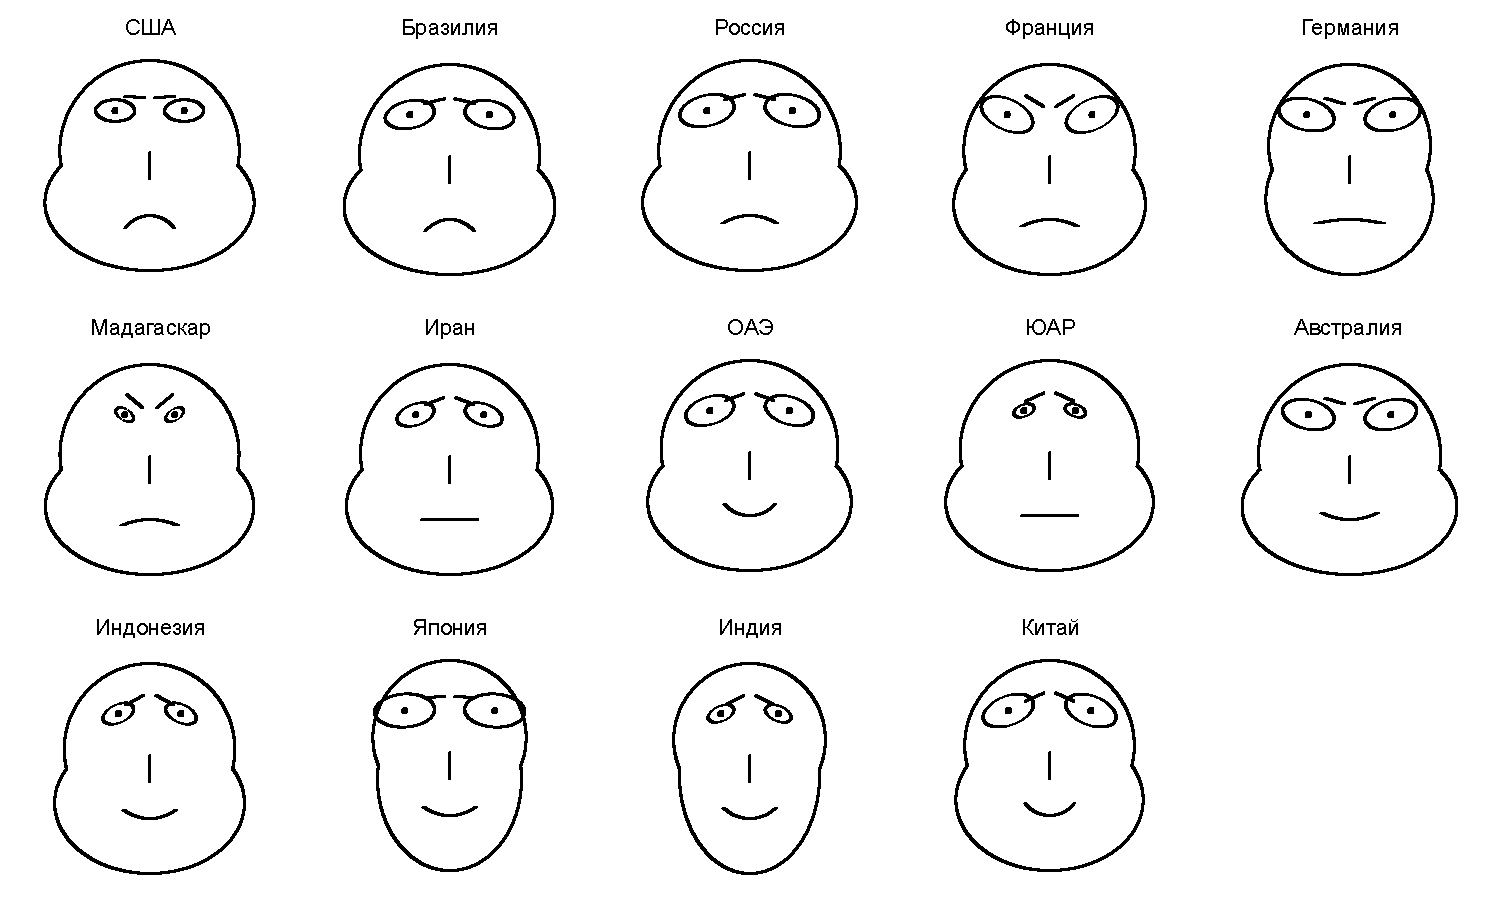

The Python source for this figure:
import chernoff_face
from PIL import Image

dataset_file = open("dataset.csv")
countries = []  # read data from file
dataset = []
for line in dataset_file:
    line = line.split(',')
    countries.append(line[0])
    dataset.append(list(map(float, line[1:5])))

# data normalization
maximums = list(dataset[0])
minimums = list(dataset[0])

for data_line in dataset[1:]:
    for i in range(4):
        maximums[i] = max(maximums[i], data_line[i])
        minimums[i] = min(minimums[i], data_line[i])

for data_line in dataset:
    for i in range(4):
        data_line[i] = (data_line[i] - minimums[i]) / (maximums[i] - minimums[i])

face_parameters = chernoff_face.map_parameters_to_dataset([
    ["-eyes_slant", "eyebrows_slant"],
    ["-mouth_curvature"],
    ["upper_face_eccentricity", "eyes_size"],
    ["-radius_to_corner", "-lower_part_eccentricity"]], dataset)
faces = []
for country, parameters in zip(countries, face_parameters):
    faces.append(chernoff_face.draw_face(caption=country, parameters=parameters))

chernoff_face.draw_grid(faces, 3, 5, "covid.png")

map = Image.open("world_map.png")  # manually position some faces on world map
map = map.convert(mode='1', dither=Image.Dither.NONE).resize((map.width * 3, map.height * 3))
faces[0].draw_on_image((570, 770), map)
faces[1].draw_on_image((1147, 1395), map)
faces[2].draw_on_image((2693, 354), map)
faces[9].draw_on_image((3107, 1735), map)
faces[13].draw_on_image((2875, 850), map)
faces[5].draw_on_image((2273, 1682), map)
faces[11].draw_on_image((3437, 766), map)
faces[12].draw_on_image((2540, 1317), map)
faces[10].draw_on_image((3217, 1140), map)
faces[8].draw_on_image((1976, 1763), map)

map.save("world_map_with_face.png")
